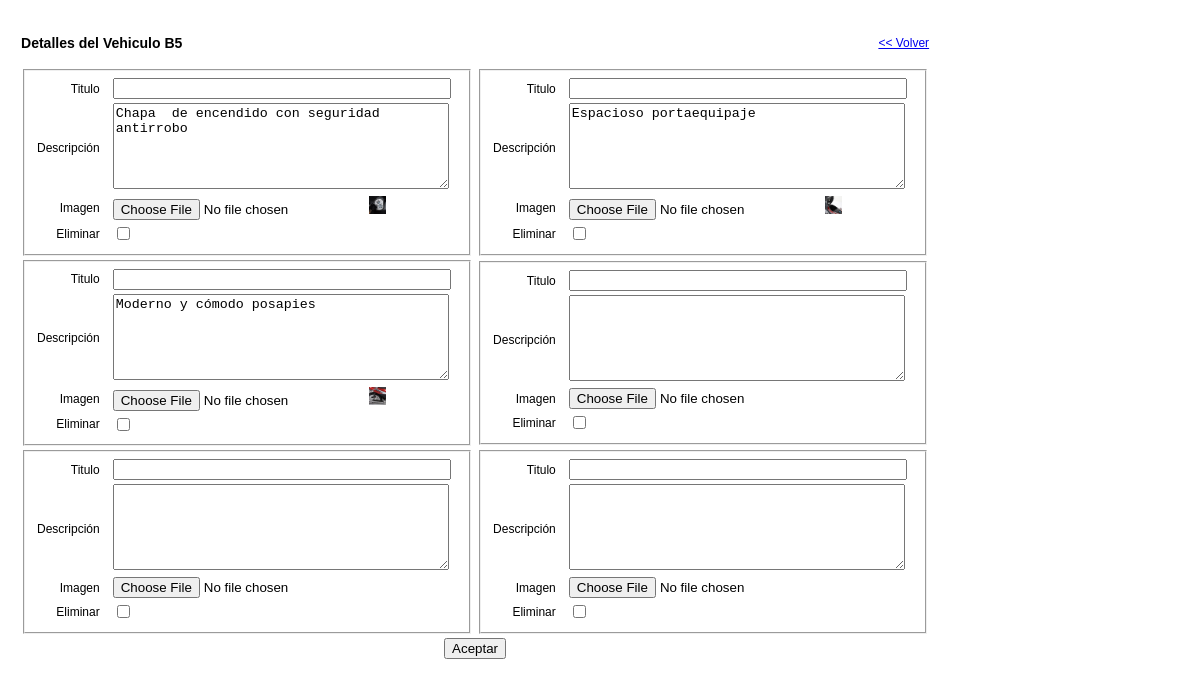
The page /administrator/formDetalles.php?id_producto=1&mod_prod=B5 (signed in) on the database its author committed.
### tables this page shows
CREATE TABLE `detalleproducto` (
  `id_detalle_producto` int(11) NOT NULL auto_increment,
  `titulo` varchar(45) NOT NULL,
  `foto_detalle` varchar(100) NOT NULL,
  `descripcion` varchar(255) NOT NULL,
  `id_producto` int(11) NOT NULL,
  PRIMARY KEY  (`id_detalle_producto`),
  KEY `fk_DetalleProducto_MasterProducto` (`id_producto`),
  CONSTRAINT `detalleproducto_ibfk_1` FOREIGN KEY (`id_producto`) REFERENCES `producto` (`id_producto`) ON DELETE CASCADE ON UPDATE NO ACTION
);

### administrator/bussinessLogic/DetalleProductoBL.php (called while the page is built, shortened)
<?php
include_once 'dao/DetalleProductoDAO.php';
include_once 'domain/DetalleProducto.php';
class DetalleProductoBL {
    private $dpDao;
    public function __construct() {
        $this->dpDao = new DetalleProductoDAO();
    }
    public function getDetallesProductos($id_producto) {
        return $this->dpDao->getDetallesProductos($id_producto);
    }
}
?>

### administrator/util/Connection.php (called while the page is built, shortened)
<?php
class Connection {
    private $connection;
    public function __construct() {
        $server = "localhost";
        $username = "buffalo9_root";
        $password = "r00tr00t";
        $database_name = "buffalo9_portal";
        $connection = mysql_connect($server, $username, $password) or die("Problemas en la conexión");
        $this->connection = $connection;
    }
    public function getConnection() {
        return $this->connection;
    }
}
?>

### administrator/dao/DetalleProductoDAO.php (called while the page is built, shortened)
<?php
include_once 'util/Connection.php';
include_once 'domain/DetalleProducto.php';
class DetalleProductoDAO {
    public function getDetallesProductos($id_producto) {
        $conexion = new Connection();
        $query = "SELECT id_detalle_producto, titulo, foto_detalle, descripcion, id_producto
                FROM detalleproducto WHERE id_producto = $id_producto";
        $result = mysql_query($query, $conexion->getConnection());
        $total_registros = mysql_num_rows($result);
        if ($total_registros > 0) {
            while ($row = mysql_fetch_assoc($result)) {
                $detalleProducto = new DetalleProducto();
                $detalleProducto->setId_detalle_producto($row['id_detalle_producto']);
                $detalleProducto->setTitulo($row['titulo']);
                $detalleProducto->setFoto_detalle($row['foto_detalle']);
                $detalleProducto->setDescripcion($row['descripcion']);
                $detalleProducto->setId_producto($row['id_producto']);
                $detallesProducto[] = $detalleProducto;
            }
        }
        return $detallesProducto;
    }
}
?>

### administrator/domain/DetalleProducto.php (called while the page is built, shortened)
<?php
class DetalleProducto {
    private $titulo;
    private $foto_detalle;
    private $descripcion;
    public function getTitulo() {
        return $this->titulo;
    }
    public function setTitulo($titulo) {
        $this->titulo = $titulo;
    }
    public function getFoto_detalle() {
        return $this->foto_detalle;
    }
    public function setFoto_detalle($foto_detalle) {
        $this->foto_detalle = $foto_detalle;
    }
    public function getDescripcion() {
        return $this->descripcion;
    }
    public function setDescripcion($descripcion) {
        $this->descripcion = $descripcion;
    }
}
?>

### administrator/formDetalles.php (the view, shortened to what this page needs)
<?php
include_once 'bussinessLogic/DetalleProductoBL.php';
include_once 'domain/DetalleProducto.php';
if (!isset($_SESSION['user'])) {
    header("location: index.php?error=2");
} else {
    $id_producto = $_GET['id_producto'];
    $bl = new DetalleProductoBL();
    $detallesProducto = new DetalleProducto();
    $detallesProducto = $bl->getDetallesProductos($id_producto);
    for ($i = 0; $i < 6; $i++) {
        if (is_null($detallesProducto[$i]))
            $detallesProducto[$i] = new DetalleProducto ();
    }
    ?>
    <!DOCTYPE html>
    <html>
        <head>
            <link type="text/css" href="style/style.css" rel="stylesheet" media="screen"/>
        </head>
        <body>
            <form method="POST" action="actionDetalleProductoCtrl.php" enctype="multipart/form-data">
                <table>
                    <tr>
                        <td><h3>Detalles del Vehiculo <?php echo $_GET['mod_prod'] ?></h3></td>
                        <td style="text-align: right;"><a href="bienvenido.php">&lt;&lt; Volver</a></td>
                    </tr>
                    <?php
                    for ($i = 0; $i < count($detallesProducto); $i++) {
                        $detalleProducto = $detallesProducto[$i];
                        if (!($i % 2))
                            echo '<tr>';
                        ?>
                        <td>
                            <fieldset>
                                <table>
                                    <tr>
                                        <td class="tdLabel">Titulo</td>
                                        <td><input type="text" id="titulo<?php echo $i ?>" name="titulo<?php echo $i ?>"
                                                   style="width: 330px;"
                                                   value="<?php echo $detalleProducto->getTitulo() ?>" /></td>
                                    </tr>
                                    <tr>
                                        <td class="tdLabel">Descripci&oacute;n</td>
                                        <td><textarea id="descripcion<?php echo $i ?>" name="descripcion<?php echo $i ?>"
                                                      style="height: 80px; width: 330px;"><?php echo utf8_encode($detalleProducto->getDescripcion()) ?></textarea>
                                        </td>
                                    </tr>
                                    <tr>
                                        <td class="tdLabel">Imagen</td>
                                        <td>
                                            <input type="file" id="imagen<?php echo $i ?>" name="imagen<?php echo $i ?>" />
                                            <?php
                                            $fprin = $detalleProducto->getFoto_detalle();
                                            if (!empty($fprin)) {
                                                echo "<img src=\"../$fprin\" alt=\"Foto principal\" style=\"width: 5%;\" />";
                                            }
                                            ?>
                                        </td>
                                    </tr>
                                    <tr>
                                        <td class="tdLabel">Eliminar</td>
                                        <td><input type="checkbox" id="delete<?php echo $i ?>" name="delete<?php echo $i ?>[]" /></td>
                                    </tr>
                                </table>
                            </fieldset>
                        </td>
                        <?php
                        if (($i % 2))
                            echo '</tr>';
                    }
                    ?>
                    <tr>
                        <td colspan="2" style="text-align: center;">
                            <input type="submit" value="Aceptar" name="aceptar" />
                        </td>
                    </tr>
                </table>
            </form>
        </body>
    </html>
    <?php
}?>

### administrator/style/style.css (style rules this page uses)
body { font-family: 'lucida grande',tahoma,verdana,arial,sans-serif; font-size: 12px; padding: 10px; }
.tdLabel { padding-right: 10px; text-align: right; }

### rows shown on the page
detalleproducto: descripcion "Chapa de encendido con seguridad antirrobo", foto_detalle (picture)
detalleproducto: descripcion "Espacioso portaequipaje", foto_detalle (picture)
detalleproducto: descripcion "Moderno y cómodo posapies", foto_detalle (picture)

### other values the page prints
$_GET['mod_prod'] "B5"
